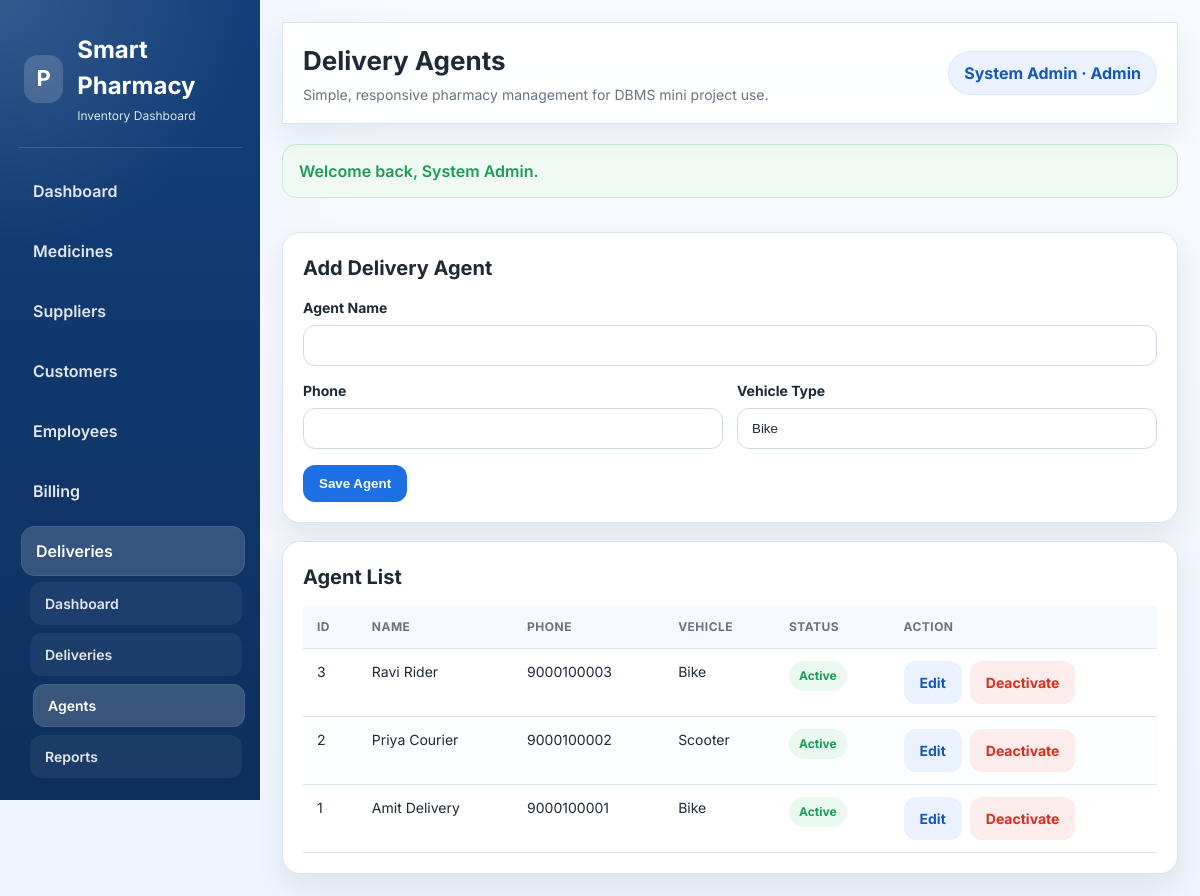
Page /delivery_agents.php (signed in) on the committed database.
### tables this page shows
CREATE TABLE IF NOT EXISTS delivery_agents (
    delivery_agent_id INT AUTO_INCREMENT PRIMARY KEY,
    agent_name VARCHAR(100) NOT NULL,
    phone VARCHAR(20) NOT NULL,
    vehicle_type VARCHAR(50) NOT NULL DEFAULT 'Bike',
    is_active TINYINT(1) NOT NULL DEFAULT 1,
    created_at TIMESTAMP NOT NULL DEFAULT CURRENT_TIMESTAMP
);

### delivery_agents.php (the view, shortened to what this page needs)
<?php
require_once 'includes/functions.php';
$pageTitle = 'Delivery Agents';
$editId = (int) ($_GET['edit'] ?? 0);
$agent = [
    'agent_name' => '',
    'phone' => '',
    'vehicle_type' => 'Bike',
    'is_active' => 1,
];
$agents = $conn->query('SELECT * FROM delivery_agents ORDER BY delivery_agent_id DESC');
include 'includes/header.php';
?>
<div class="panel-grid">
    <div class="form-card">
        <h3 class="section-title"><?php echo $editId > 0 ? 'Edit Delivery Agent' : 'Add Delivery Agent'; ?></h3>
        <form method="post" class="needs-validation">
            <div class="form-grid">
                <div class="form-group full">
                    <label for="agent_name">Agent Name</label>
                    <input type="text" id="agent_name" name="agent_name" required value="<?php echo h($agent['agent_name']); ?>">
                </div>
                <div class="form-group">
                    <label for="phone">Phone</label>
                    <input type="text" id="phone" name="phone" required value="<?php echo h($agent['phone']); ?>">
                </div>
                <div class="form-group">
                    <label for="vehicle_type">Vehicle Type</label>
                    <input type="text" id="vehicle_type" name="vehicle_type" value="<?php echo h($agent['vehicle_type']); ?>">
                </div>
            </div>
            <div class="form-actions" style="margin-top: 16px;">
                <button type="submit" class="btn btn-primary"><?php echo $editId > 0 ? 'Update Agent' : 'Save Agent'; ?></button>
            </div>
        </form>
    </div>
    <div class="table-card">
        <h3 class="section-title">Agent List</h3>
        <div class="table-wrap">
            <table>
                <thead>
                    <tr>
                        <th>ID</th>
                        <th>Name</th>
                        <th>Phone</th>
                        <th>Vehicle</th>
                        <th>Status</th>
                        <th>Action</th>
                    </tr>
                </thead>
                <tbody>
                    <?php if ($agents && $agents->num_rows > 0): ?>
                        <?php while ($row = $agents->fetch_assoc()): ?>
                            <tr>
                                <td><?php echo (int) $row['delivery_agent_id']; ?></td>
                                <td><?php echo h($row['agent_name']); ?></td>
                                <td><?php echo h($row['phone']); ?></td>
                                <td><?php echo h($row['vehicle_type']); ?></td>
                                <td>
                                    <?php if ((int) $row['is_active'] === 1): ?>
                                        <span class="badge badge-success">Active</span>
                                    <?php else: ?>
                                        <span class="badge badge-light">Inactive</span>
                                    <?php endif; ?>
                                </td>
                                <td>
                                    <div class="table-actions">
                                        <a class="btn btn-secondary" href="delivery_agents.php?edit=<?php echo (int) $row['delivery_agent_id']; ?>">Edit</a>
                                        <a class="btn btn-danger" href="delivery_agents.php?delete=<?php echo (int) $row['delivery_agent_id']; ?>" onclick="return confirm('Deactivate this agent?');">Deactivate</a>
                                    </div>
                                </td>
                            </tr>
                        <?php endwhile; ?>
                    <?php else: ?>
                        <tr><td colspan="6">No delivery agents found.</td></tr>
                    <?php endif; ?>
                </tbody>
            </table>
        </div>
    </div>
</div>
<?php include 'includes/footer.php'; ?>

### includes/header.php (shortened to what this page needs)
<!DOCTYPE html>
<html lang="en">
<head>
    <link rel="stylesheet" href="assets/css/style.css?v=20260531a">
</head>
<body>
<div class="app-shell">
    <?php include __DIR__ . '/sidebar.php'; ?>
    <main class="main-panel">
        <header class="topbar">
            <div>
                <h1><?php echo h($pageTitle); ?></h1>
                <p>Simple, responsive pharmacy management for DBMS mini project use.</p>
            </div>
            <div class="user-chip"><?php echo h(currentUserName()); ?> · <?php echo h(currentUserLabel()); ?></div>
        </header>
        <section class="content-area">
            <?php echo renderFlash(); ?>

### includes/sidebar.php (shortened to what this page needs)
<?php
$currentPage = basename($_SERVER['PHP_SELF']);
$role = currentRole();
?>
<aside class="sidebar" id="sidebar">
    <div class="brand-box">
        <div class="brand-icon">P</div>
        <div>
            <h2>Smart Pharmacy</h2>
            <p>Inventory Dashboard</p>
        </div>
    </div>
    <nav class="sidebar-nav">
        <?php if ($role === 'employee'): ?>
            <a class="nav-link <?php echo isActivePage('employee_dashboard.php'); ?>" href="employee_dashboard.php">Dashboard</a>
            <a class="nav-link <?php echo isActivePage('billing.php'); ?>" href="billing.php">Billing</a>
            <a class="nav-link <?php echo isActivePage('inventory.php'); ?>" href="inventory.php">Medicines</a>
            <?php $employeeDeliveryOpen = in_array($currentPage, ['deliveries.php', 'delivery_reports.php'], true); ?>
            <details class="sidebar-group" <?php echo $employeeDeliveryOpen ? 'open' : ''; ?>>
                <summary class="nav-link sidebar-group-toggle <?php echo $employeeDeliveryOpen ? 'active' : ''; ?>">Deliveries</summary>
                <div class="sidebar-subnav">
                    <a class="nav-link sub-link <?php echo isActivePage('deliveries.php'); ?>" href="deliveries.php">Delivery List</a>
                    <a class="nav-link sub-link <?php echo isActivePage('delivery_reports.php'); ?>" href="delivery_reports.php">Reports</a>
                </div>
            </details>
            <a class="nav-link logout-link" href="logout.php">Logout</a>
        <?php else: ?>
            <a class="nav-link <?php echo isActivePage('dashboard.php'); ?>" href="dashboard.php">Dashboard</a>
            <a class="nav-link <?php echo isActivePage('medicines.php'); ?>" href="medicines.php">Medicines</a>
            <a class="nav-link <?php echo isActivePage('suppliers.php'); ?>" href="suppliers.php">Suppliers</a>
            <a class="nav-link <?php echo isActivePage('customers.php'); ?>" href="customers.php">Customers</a>
            <a class="nav-link <?php echo isActivePage('employees.php'); ?>" href="employees.php">Employees</a>
            <a class="nav-link <?php echo isActivePage('billing.php'); ?>" href="billing.php">Billing</a>
            <?php $adminDeliveryOpen = in_array($currentPage, ['delivery_dashboard.php', 'deliveries.php', 'delivery_agents.php', 'delivery_reports.php'], true); ?>
            <details class="sidebar-group" <?php echo $adminDeliveryOpen ? 'open' : ''; ?>>
                <summary class="nav-link sidebar-group-toggle <?php echo $adminDeliveryOpen ? 'active' : ''; ?>">Deliveries</summary>
                <div class="sidebar-subnav">
                    <a class="nav-link sub-link <?php echo isActivePage('delivery_dashboard.php'); ?>" href="delivery_dashboard.php">Dashboard</a>
                    <a class="nav-link sub-link <?php echo isActivePage('deliveries.php'); ?>" href="deliveries.php">Deliveries</a>
                    <a class="nav-link sub-link <?php echo isActivePage('delivery_agents.php'); ?>" href="delivery_agents.php">Agents</a>
                    <a class="nav-link sub-link <?php echo isActivePage('delivery_reports.php'); ?>" href="delivery_reports.php">Reports</a>
                </div>
            </details>
            <a class="nav-link <?php echo isActivePage('inventory.php'); ?>" href="inventory.php">Inventory</a>
        <?php endif; ?>
    </nav>
</aside>

### includes/functions.php (shortened to what this page needs)
<?php
function h($value)
{
    return htmlspecialchars((string) $value, ENT_QUOTES, 'UTF-8');
}
function currentRole()
{
    if (!empty($_SESSION['admin_logged_in'])) {
        return 'admin';
    }
    return $_SESSION['auth_role'] ?? null;
}
function renderFlash()
{
    $flash = $_SESSION['flash_message'];
    return '<div class="alert alert-' . h($flash['type']) . '">' . h($flash['message']) . '</div>';
}
function currentUserName()
{
    return $_SESSION['auth_name'] ?? $_SESSION['admin_name'] ?? $_SESSION['employee_name'] ?? $_SESSION['customer_name'] ?? 'User';
}
function currentUserLabel()
{
    $role = currentRole();
    return ucfirst($role);
}
function isActivePage($fileName)
{
    return basename($_SERVER['PHP_SELF']) === $fileName ? 'active' : '';
}
?>

### includes/footer.php
        </section>
    </main>
</div>
</body>
</html>

### rows in the picture
delivery_agents: delivery_agent_id "3", agent_name "Ravi Rider", phone "9000100003", vehicle_type "Bike", is_active "Active"
delivery_agents: delivery_agent_id "2", agent_name "Priya Courier", phone "9000100002", vehicle_type "Scooter", is_active "Active"
delivery_agents: delivery_agent_id "1", agent_name "Amit Delivery", phone "9000100001", vehicle_type "Bike", is_active "Active"

### other values in the picture
$pageTitle "Delivery Agents"
currentUserName() "System Admin"
currentUserLabel() "Admin"
$flash['message'] "Welcome back, System Admin."
